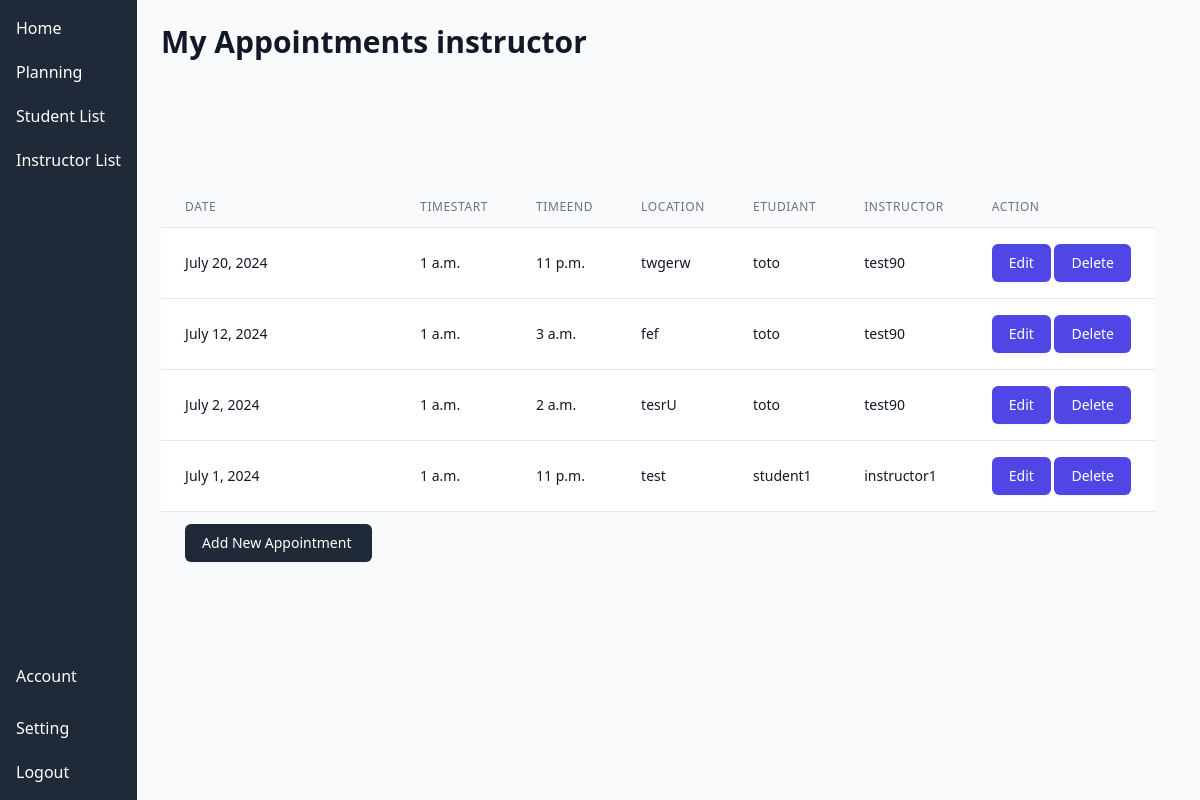
The page /planning/ (signed in) on the database its author committed.
### planning/models.py (models this page shows, shortened)
class Appointment(models.Model):
	student = models.ForeignKey(settings.AUTH_USER_MODEL, on_delete=models.CASCADE, related_name='student_appointments')
	instructor = models.ForeignKey(settings.AUTH_USER_MODEL, on_delete=models.CASCADE, related_name='instructor_appointments')
	date = models.DateField()
	timeStart = models.TimeField(null=True)
	timeEnd = models.TimeField(null=True)
	location = models.CharField(max_length=255)

### authapp/models.py (models this page shows)
class CustomUser(AbstractUser):
    ROLES_CHOICES = [
        ('student', 'Student'),
        ('instructor', 'Instructor'),
		('secretary', 'Secretary'),
        ('admin', 'Admin'),
    ]
    roles = models.CharField(max_length=50, choices=ROLES_CHOICES, null=True, blank=True)
    hours_paid = models.IntegerField(default=0)
    hours_taken = models.IntegerField(default=0)

### planning/views.py (the view)
# urls.py: path('', views.appointment_list, name='appointment_list'),
@login_required
def appointment_list(request, user_id=None):
    user = request.user
    if user_id:
        user_to_filter = get_object_or_404(CustomUser, id=user_id)
    else:
        user_to_filter = user
    appointments = []
    if user.roles == 'student':
        appointments = Appointment.objects.filter(student=user_to_filter)
        return render(request, 'appointment_student_list.html', {'appointments': appointments})
    elif user.roles == 'instructor':
        appointments = Appointment.objects.filter(instructor=user_to_filter)
        return render(request, 'appointment_instructor_list.html', {'appointments': appointments})
    elif user.roles == 'secretary' or user.roles == 'admin':
        appointments = Appointment.objects.all()
        return render(request, 'appointment_secretary_list.html', {'appointments': appointments})
    return render(request, 'appointment_student_list.html', {'appointments': appointments})

### planning/templates/appointment_secretary_list.html (shortened to what this page needs)
{% extends 'base_generic.html' %}
{% block content %}
<div>
	<h2 class="text-3xl font-extrabold text-gray-900">
		My Appointments instructor
	</h2>
</div>
<div class="flex items-center justify-center bg-gray-50" style="height: 80vh;display: flex;align-items: center;justify-content: center;">
    <div class="max-w-4xl w-full space-y-8">
        <div>
            {% if appointments %}
                <table class="min-w-full divide-y divide-gray-200">
                    <thead class="bg-gray-50">
                        <tr>
                            <th scope="col" class="px-6 py-3 text-left text-xs font-medium text-gray-500 uppercase tracking-wider">
                                Date
                            </th>
                            <th scope="col" class="px-6 py-3 text-left text-xs font-medium text-gray-500 uppercase tracking-wider">
                                TimeStart
                            </th>
							<th scope="col" class="px-6 py-3 text-left text-xs font-medium text-gray-500 uppercase tracking-wider">
                                TimeEnd
                            </th>
                            <th scope="col" class="px-6 py-3 text-left text-xs font-medium text-gray-500 uppercase tracking-wider">
                                Location
                            </th>
                            <th scope="col" class="px-6 py-3 text-left text-xs font-medium text-gray-500 uppercase tracking-wider">
                                Etudiant
                            </th>
							<th scope="col" class="px-6 py-3 text-left text-xs font-medium text-gray-500 uppercase tracking-wider">
                                Instructor
                            </th>
							<th scope="col" class="px-6 py-3 text-left text-xs font-medium text-gray-500 uppercase tracking-wider">
                                Action
                            </th>
                        </tr>
                    </thead>
                    <tbody class="bg-white divide-y divide-gray-200">
                        {% for appointment in appointments %}
                            <tr>
                                <td class="px-6 py-4 whitespace-nowrap text-sm text-gray-900">
                                    {{ appointment.date }}
                                </td>
                                <td class="px-6 py-4 whitespace-nowrap text-sm text-gray-900">
                                    {{ appointment.timeStart }}
                                </td>
								<td class="px-6 py-4 whitespace-nowrap text-sm text-gray-900">
                                    {{ appointment.timeEnd }}
                                </td>
                                <td class="px-6 py-4 whitespace-nowrap text-sm text-gray-900">
                                    {{ appointment.location }}
                                </td>
                                <td class="px-6 py-4 whitespace-nowrap text-sm text-gray-900">
                                    {{ appointment.student.username }}
                                </td>
								<td class="px-6 py-4 whitespace-nowrap text-sm text-gray-900">
                                    {{ appointment.instructor.username }}
                                </td>
								<td class="px-6 py-4 whitespace-nowrap text-sm text-gray-90">
									<a href="{% url 'planning:edit_appointment' appointment.id %}" class="inline-flex items-center px-4 py-2 border border-transparent text-sm font-medium rounded-md shadow-sm text-white bg-indigo-600 hover:bg-indigo-700 focus:outline-none focus:ring-2 focus:ring-offset-2 focus:ring-indigo-500">
										Edit
									</a>
									<a href="{% url 'planning:delete_appointment' appointment.id %}" class="inline-flex items-center px-4 py-2 border border-transparent text-sm font-medium rounded-md shadow-sm text-white bg-indigo-600 hover:bg-indigo-700 focus:outline-none focus:ring-2 focus:ring-offset-2 focus:ring-indigo-500">
										Delete
									</a>
								</td>
                            </tr>
                        {% endfor %}
                    </tbody>
					<tfoot class="bg-gray-50">
						<tr>
							<td class="px-6 py-3">
								<a href="{% url 'planning:add_appointment' %}" class="inline-flex items-center px-4 py-2 border border-transparent text-sm font-medium rounded-md shadow-sm text-white hover:bg-indigo-700 focus:outline-none focus:ring-2 focus:ring-offset-2 focus:ring-indigo-500" style="background-color: #1f2937; width: 187px;">
									Add New Appointment
								</a>
							</td>
						</tr>
					</tfoot>
                </table>
            {% endif %}
        </div>
    </div>
</div>
{% endblock %}

### rows shown on the page
Appointment: date "July 20, 2024", timeStart "1 a.m.", timeEnd "11 p.m.", location "twgerw", student.username "toto", instructor.username "test90"
Appointment: date "July 12, 2024", timeStart "1 a.m.", timeEnd "3 a.m.", location "fef", student.username "toto", instructor.username "test90"
Appointment: date "July 2, 2024", timeStart "1 a.m.", timeEnd "2 a.m.", location "tesrU", student.username "toto", instructor.username "test90"
Appointment: date "July 1, 2024", timeStart "1 a.m.", timeEnd "11 p.m.", location "test", student.username "student1", instructor.username "instructor1"
